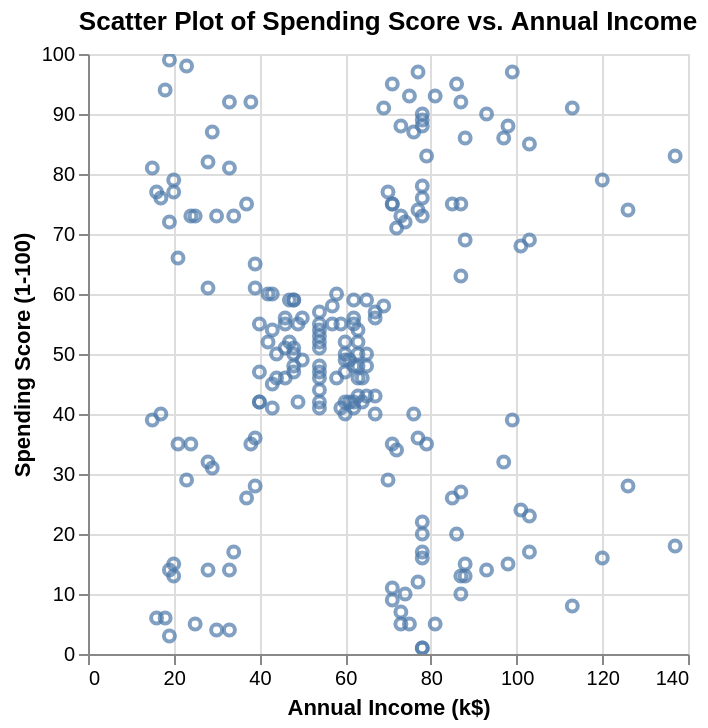

The notebook cell saved with this chart:
### Markdown cell above
I'll use the `Annual Income (k$)` and `Spending Score (1-100)` columns to demonstrate how DBSCAN works. But first, I'll plot these two columns to get an overview of the data.

### Code cell
# Extract the features
X = df[["Annual Income (k$)", "Spending Score (1-100)"]]

# Create a scatter plot
chart = (
    alt.Chart(X)
    .mark_point()
    .encode(
        x="Annual Income (k$)",
        y="Spending Score (1-100)",
        tooltip=["Annual Income (k$)", "Spending Score (1-100)"],
    )
    .properties(title="Scatter Plot of Spending Score vs. Annual Income")
    .interactive()
)

# Save the chart
chart.save("spending_score_vs_annual_income_scatter_plot.json")
chart

### Figure 1 — Vega-Lite specification as saved in the notebook (floating-point values rounded to 4 significant figures; data arrays with more than 128 entries replaced by an {"elided": "..."} marker saying what was removed)
{"config": {"view": {"continuousWidth": 300, "continuousHeight": 300}}, "data": {"name": "data-b8ff046c6fd9526a8db9f4185d2c3cae"}, "mark": {"type": "point"}, "encoding": {"tooltip": [{"field": "Annual Income (k$)", "type": "quantitative"}, {"field": "Spending Score (1-100)", "type": "quantitative"}], "x": {"field": "Annual Income (k$)", "type": "quantitative"}, "y": {"field": "Spending Score (1-100)", "type": "quantitative"}}, "params": [{"name": "param_1e9efca18e7a2868", "select": {"type": "interval", "encodings": ["x", "y"]}, "bind": "scales"}], "title": "Scatter Plot of Spending Score vs. Annual Income", "$schema": "https://vega.github.io/schema/vega-lite/v6.4.1.json", "datasets": {"data-b8ff046c6fd9526a8db9f4185d2c3cae": {"elided": "200 records"}}}
